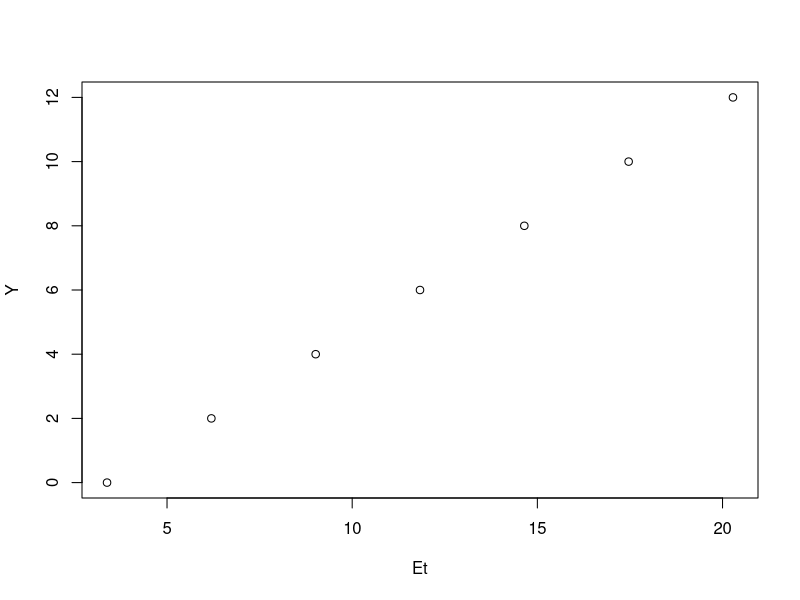

This chart was generated by the following R code:
## ---- chunk 1
knitr::opts_chunk$set(echo = TRUE)
## ---- chunk 2
#example application of your function with data 

#dry biomass produced per unit area (t/ha)
Y<-c(0,2,4,6,8,10,12)

#crop water use efficiency (t/ha/cm)
kt=0.71

#intersection of the equation with the vertical axis
Y0=2.4

#Calculate transpiration from yeild
Et=(Y+Y0)/kt
## ---- chunk 3
# summary of results
summary(Y)
summary(Et)
plot(Et,Y)

